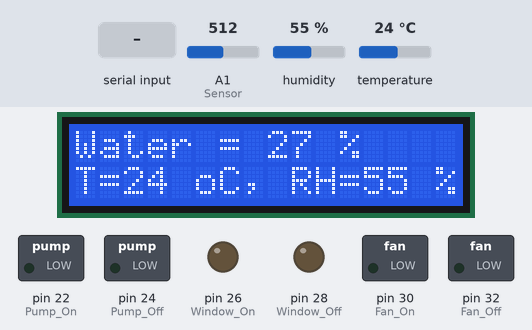
The sketch below on a simulated Arduino Mega 2560, built with avr-gcc and run on an emulated ATmega2560. On the bench: 16×2 character LCD, switched loads named in the sketch (green lamp = pin HIGH), output pins drawn as LEDs (lit = HIGH). The test bench sets the inputs (shaded band); at power-on: temperature 24 °C, A1 (Sensor) = 512, humidity 55 %. No radio packets arrive unless stated; what the sketch prints to the serial monitor is not drawn.

Above: at 6.3 s.
6.4 s: temperature set to 20 °C
At 10.8 s:
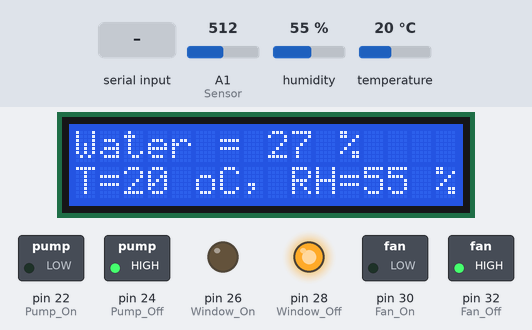
16.8 s: A1 (Sensor) set to 527
At 20.9 s:
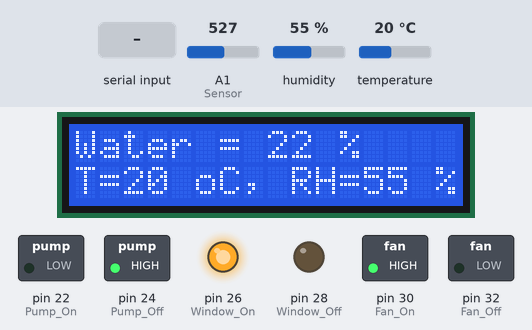
27.1 s: temperature set to 28 °C
At 32.3 s:
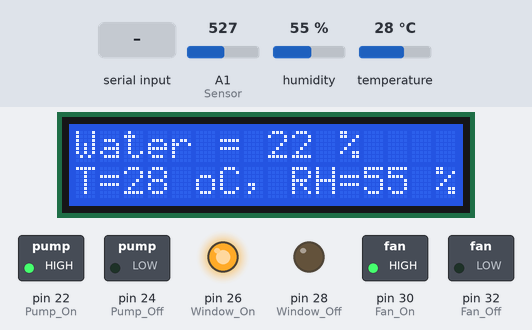
37.4 s: "c" received over Serial
At 42.5 s:
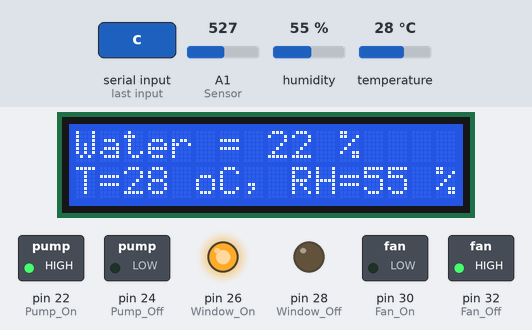
47.8 s: "e" received over Serial
At 52.8 s:
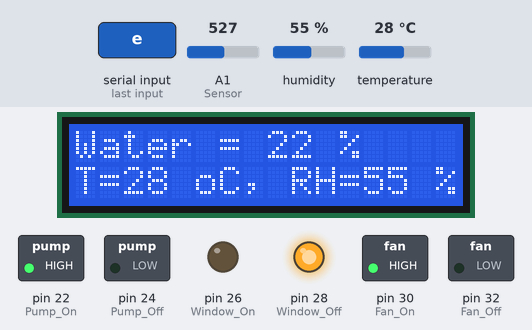
58.1 s: humidity set to 22 %
At 63.0 s:
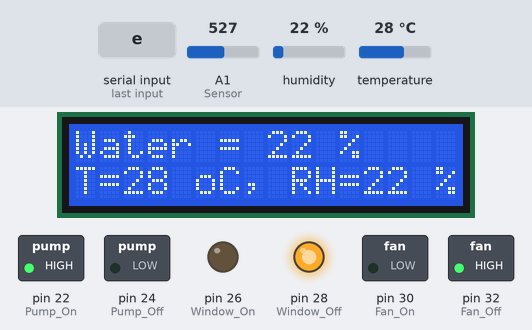
Timing chart, 0 to 64.4 s (numbered marks = the images above; inputs shaded):
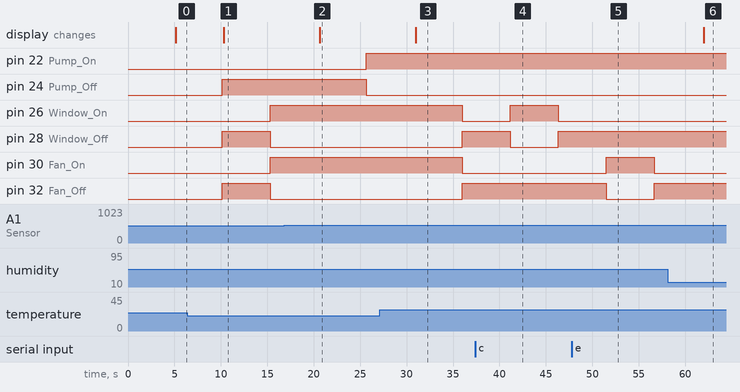

The sketch:

135.ino
```cpp
#include<LiquidCrystal_I2C.h>
#include <SimpleDHT.h>
#include<SoftwareSerial.h>
#include <LoRa.h>
#define Sensor A1
#define pinDHT11 3
#define Pump_On 22
#define Pump_Off 24
#define Window_On 26
#define Window_Off 28
#define Fan_On 30
#define Fan_Off 32

LiquidCrystal_I2C lcd(0x27, 16, 2);
SimpleDHT11 dht11(pinDHT11);

int Target_Water = 30;
int Target_Temp = 25;
int Diff_Water = 5;
int Diff_Temp = 3;
int Pump_value;
int Window_value;
int Fan_value;
int Auto = 1;
String readString;

void setup() {
  pinMode(Pump_On, OUTPUT);
  pinMode(Pump_Off, OUTPUT);
  pinMode(Window_On, OUTPUT);
  pinMode(Window_Off, OUTPUT);
  pinMode(Fan_On, OUTPUT);
  pinMode(Fan_Off, OUTPUT);

  Serial.begin(9600);
  while (!Serial);
  Serial.println("LoRa Sender");
  if (!LoRa.begin(868E6)) { // or 915E6, the MHz speed of yout module
    Serial.println("Starting LoRa failed!");
    while (1);
  }

  lcd.init();
  lcd.backlight();
  lcd.setCursor(0, 0);
  lcd.print("JEJU Nat'l Univ.");
  lcd.setCursor(0, 1);
  lcd.print("Hello Arduino !");
  delay(5000);
}

void loop() {
  int Water = analogRead(Sensor);
  int Soil_Water = map(Water, 588, 313, 0, 100);

  byte temperature = 0;
  byte humidity = 0;
  int err = SimpleDHTErrSuccess;
  if ((err = dht11.read(&temperature, &humidity, NULL)) != SimpleDHTErrSuccess) {
    Serial.print("Read DHT11 failed, err="); Serial.print(SimpleDHTErrCode(err));
    Serial.print(","); Serial.println(SimpleDHTErrDuration(err)); delay(1000);
    return;
  }

  lcd.clear();
  lcd.setCursor(0, 0);
  lcd.print("Water = ");
  lcd.print(Soil_Water);
  lcd.print(" %");
  lcd.setCursor(0, 1);
  lcd.print("T=");
  lcd.print(temperature);
  lcd.print(" oC, RH=");
  lcd.print(humidity);
  lcd.print(" %");
  delay(5000);

  readString = "";
  if (Auto == 1) {
    if (Soil_Water < (Target_Water - Diff_Water)) {
      digitalWrite(Pump_On, HIGH);
      digitalWrite(Pump_Off, LOW);
      Pump_value = 1;
    }

    if ((Soil_Water >= (Target_Water - Diff_Water)) && (Soil_Water < (Target_Water + Diff_Water))) {
      digitalWrite(Pump_On, LOW);
      digitalWrite(Pump_Off, HIGH);
      Pump_value = 0;
    }

    if (Soil_Water >= (Target_Water + Diff_Water)) {
      digitalWrite(Pump_On, LOW);
      digitalWrite(Pump_Off, HIGH);
      Pump_value = 0;
    }

    if (temperature < (Target_Temp - Diff_Temp) ) {
      digitalWrite(Window_On, HIGH);
      digitalWrite(Window_Off, LOW);
      digitalWrite(Fan_On, HIGH);
      digitalWrite(Fan_Off, LOW);
      Window_value = 1;
      Fan_value = 1;
    }

    if ((temperature >= (Target_Temp - Diff_Temp)) && (temperature < (Target_Temp + Diff_Temp))) {
      digitalWrite(Window_On, LOW);
      digitalWrite(Window_Off, HIGH);
      digitalWrite(Fan_On, LOW);
      digitalWrite(Fan_Off, HIGH);
      Window_value = 0;
      Fan_value = 0;
    }

    if (temperature >= (Target_Temp + Diff_Temp)) {
      digitalWrite(Window_On, LOW);
      digitalWrite(Window_Off, HIGH);
      digitalWrite(Fan_On, LOW);
      digitalWrite(Fan_Off, HIGH);
      Window_value = 0;
      Fan_value = 0;
    }
  }

  while (Serial.available()) {
    delay(3);
    char c = Serial.read();
    readString += c;
  }

  if (readString.length() > 0) {
    if (readString == "x") {
      Auto = 1;
    }
    if (readString == "y") {
      Auto = 0;
    }
    if (readString == "a") {
      digitalWrite(Pump_On, HIGH);
      digitalWrite(Pump_Off, LOW);
      Pump_value = 1;

    }

    if (readString == "b") {
      digitalWrite(Pump_On, LOW);
      digitalWrite(Pump_Off, HIGH);
      Pump_value = 0;
    }
    if (readString == "c") {
      digitalWrite(Window_On, HIGH);
      digitalWrite(Window_Off, LOW);
      Window_value = 1;
    }
    if (readString == "d") {
      digitalWrite(Window_On, LOW);
      digitalWrite(Window_Off, HIGH);
      Window_value = 0;
    }

    if (readString == "e") {
      digitalWrite(Fan_On, HIGH);
      digitalWrite(Fan_Off, LOW);
      Fan_value = 1;
    }
    if (readString == "f") {
      digitalWrite(Fan_On, LOW);
      digitalWrite(Fan_Off, HIGH);
      Fan_value = 0;
    }
  }

  Auto = Auto;
  String data = String(Water) + "," + String(Soil_Water) + "," + int(temperature) + "," + String(humidity) + "," + String(Pump_value) + "," + String(Window_value) + "," + String(Fan_value) + "," + String(Auto)+ ",";
  Serial.println(data);

  LoRa.beginPacket();
  LoRa.print(data);
  LoRa.endPacket();
  delay(50);
}
```

Measured:
- the behaviour switches between 22 and 21 °C on temperature (found by bisection; images 0 and 1)
- the behaviour switches between 519 and 520 on A1 (Sensor) (found by bisection; images 1 and 2)
- after the input at 6.4 s, pin 26 (Window_On), pin 30 (Fan_On): LOW → HIGH after 8.9 s; the display: changes after 3.9 s (image 1)
- after the input at 16.8 s, pin 22 (Pump_On): LOW → HIGH after 8.9 s; pin 24 (Pump_Off): HIGH → LOW after 8.9 s; the display: changes after 3.9 s (image 2)
- after the input at 27.1 s, pin 26 (Window_On), pin 30 (Fan_On): HIGH → LOW after 8.9 s; pin 28 (Window_Off), pin 32 (Fan_Off): LOW → HIGH after 8.9 s; the display: changes after 3.9 s (image 3)
- after the input at 37.4 s, pin 26 (Window_On): LOW → HIGH after 3.8 s, → LOW 5.2 s later; pin 28 (Window_Off): HIGH → LOW after 3.8 s, → HIGH 5.2 s later
- after the input at 47.8 s, pin 30 (Fan_On): LOW → HIGH after 3.7 s, → LOW 5.2 s later; pin 32 (Fan_Off): HIGH → LOW after 3.7 s, → HIGH 5.2 s later
- after the input at 58.1 s, the display: changes after 3.9 s (image 6)
